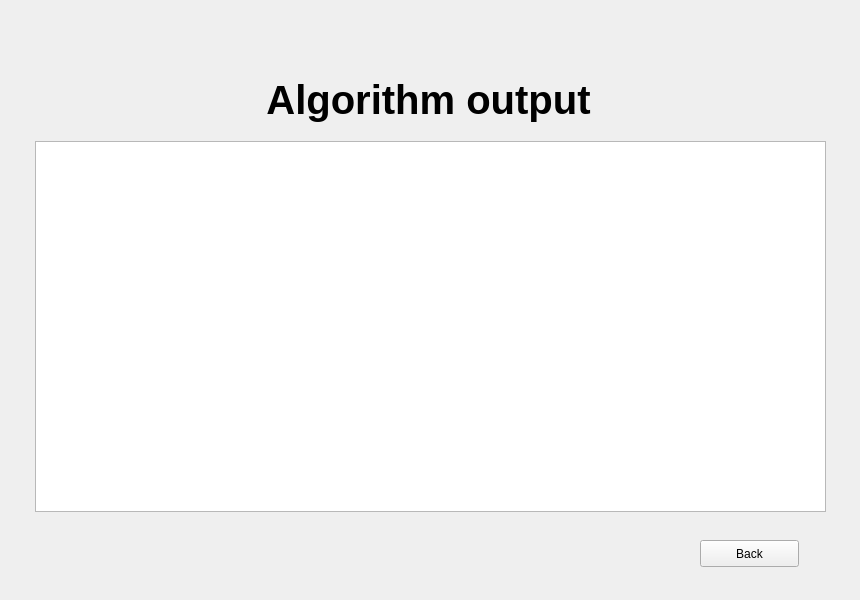
<?xml version="1.0" encoding="UTF-8"?>
<ui version="4.0">
 <class>AlgorithmSummary</class>
 <widget class="QWidget" name="AlgorithmSummary">
  <property name="geometry">
   <rect>
    <x>0</x>
    <y>0</y>
    <width>860</width>
    <height>600</height>
   </rect>
  </property>
  <property name="windowTitle">
   <string>Form</string>
  </property>
  <widget class="QLabel" name="projectNameLabel">
   <property name="geometry">
    <rect>
     <x>-2</x>
     <y>30</y>
     <width>861</width>
     <height>139</height>
    </rect>
   </property>
   <property name="font">
    <font>
     <pointsize>30</pointsize>
     <weight>75</weight>
     <bold>true</bold>
    </font>
   </property>
   <property name="text">
    <string>Algorithm output</string>
   </property>
   <property name="alignment">
    <set>Qt::AlignCenter</set>
   </property>
  </widget>
  <widget class="QTextBrowser" name="output">
   <property name="geometry">
    <rect>
     <x>35</x>
     <y>141</y>
     <width>791</width>
     <height>371</height>
    </rect>
   </property>
  </widget>
  <widget class="QPushButton" name="pushButton">
   <property name="geometry">
    <rect>
     <x>700</x>
     <y>540</y>
     <width>99</width>
     <height>27</height>
    </rect>
   </property>
   <property name="text">
    <string>Back</string>
   </property>
  </widget>
 </widget>
 <resources/>
 <connections/>
</ui>
